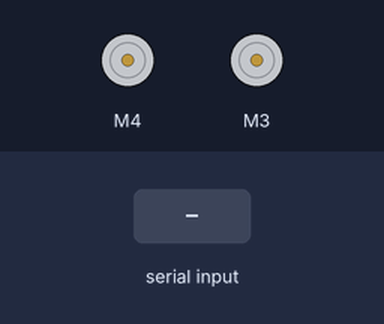
Recording of a sketch running on a simulated Arduino Uno, built with avr-gcc and run on an emulated ATmega328P. Shown: 2 × DC motor (green arrow = forward, orange = backward, longer = faster). The test bench sets the inputs (shaded band). What the sketch prints to the serial monitor is not drawn.

Above: at 1.2 s.
1.3 s: "F" received over the second serial link
At 2.2 s:
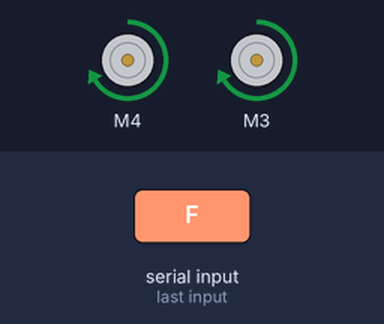
4.3 s: "B" received over the second serial link
At 5.0 s:
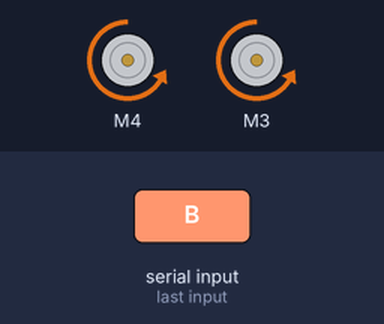
7.3 s: "L" received over the second serial link
At 8.4 s:
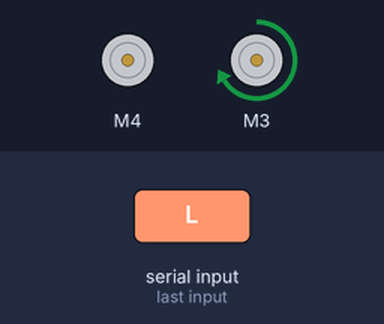
10.3 s: "R" received over the second serial link
At 10.9 s:
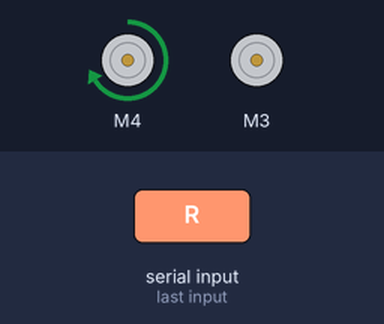
13.3 s: "I" received over the second serial link
At 14.3 s:
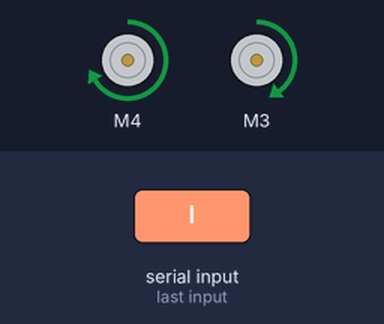
16.3 s: "G" received over the second serial link
At 17.2 s:
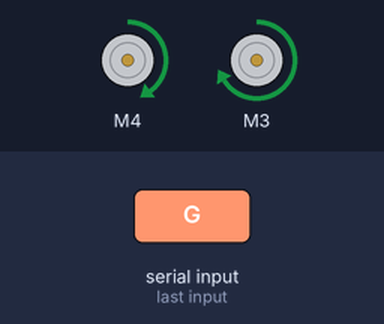
Timing chart, 0 to 66.8 s (numbered marks = the images above; inputs shaded):
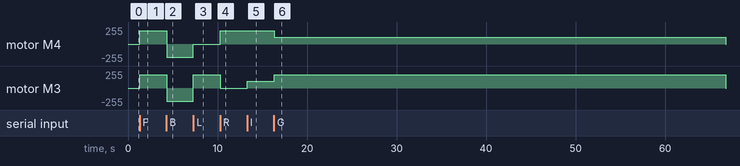

Measured:
- after the input at 1.3 s, motor M4, motor M3: stopped → forward 200/255 at once
- after the input at 4.3 s, motor M4, motor M3: forward 200/255 → backward 200/255 at once
- after the input at 7.3 s, motor M4: backward 200/255 → stopped after 0.01 s instead of 3.0 s; motor M3: backward 200/255 → forward 200/255 at once
- after the input at 10.3 s, motor M4: stopped → forward 200/255 at once; motor M3: forward 200/255 → stopped at once
- after the input at 13.3 s, motor M4: stays forward 200/255 (without the input it goes to stopped after 3.0 s); motor M3: stopped → forward 100/255 at once
- after the input at 16.3 s, motor M4: forward 200/255 → forward 100/255 at once; motor M3: forward 100/255 → forward 200/255 at once

The sketch:

Bluetooth_Car_Control.ino
```cpp
#include<AFMotor.h>
#include<SoftwareSerial.h>
SoftwareSerial pin(A0, A1);
char ch;
AF_DCMotor motor3(3), motor4(4);
void setup() {
  motor4.setSpeed(200);
  motor3.setSpeed(200);
  pin.begin(9600);
  Serial.begin(9600);
  Serial.println("MOTORRRRR car!!!!!!");

}

void loop() {

  if (pin.available())
  {
    ch = pin.read();
  }

  if (ch == 'F')forward();
  else if (ch == 'B') backward();
  else if (ch == 'L') left();
  else if (ch == 'R') right();
  else if (ch == 'I')
  {
    forwardright();
    motor4.setSpeed(150);
    motor3.setSpeed(200);
  }
  else if (ch == 'G' )
  {
    forwardleft();
    motor4.setSpeed(150);
    motor3.setSpeed(200);
  }
  else if (ch == 'H')
  {
    leftback();
    motor4.setSpeed(150);
    motor3.setSpeed(200);
  }
  else if (ch == 'J')
  {
    rightback();
    motor4.setSpeed(150);
    motor3.setSpeed(200);
  }

}
void forward()
{
  motor3.run(FORWARD);
  motor4.run(FORWARD);
  delay(20);
  // motor4.setSpeed(200);
  motor4.run(RELEASE);
  motor3.run(RELEASE);

}
void backward()
{
  motor4.run(BACKWARD);
  motor3.run(BACKWARD);
  delay(20);
  motor4.run(RELEASE);
  motor3.run(RELEASE);

}
void left()
{
  motor3.run(FORWARD);
  motor4.run(RELEASE);
  delay(20);
  motor3.run(RELEASE);

}
void right()
{
  motor3.run(RELEASE);
  motor4.run(FORWARD);
  delay(20);
  motor4.run(RELEASE);
}
void forwardright()
{
  motor3.run(FORWARD);
  motor4.run(FORWARD);
  motor4.setSpeed(200);
  motor3.setSpeed(100);
  delay(20);
  motor4.run(RELEASE);
  motor3.run(RELEASE);
}
void forwardleft()
{
  motor3.run(FORWARD);
  motor4.run(FORWARD);
  motor4.setSpeed(100);
  motor3.setSpeed(200);
  delay(20);
  motor4.run(RELEASE);
  motor3.run(RELEASE);
}
void leftback()
{
  motor3.run(BACKWARD);
  motor4.run(BACKWARD);
  motor4.setSpeed(100);
  motor3.setSpeed(200);
  delay(20);
  motor4.run(RELEASE);
  motor3.run(RELEASE);
}
void rightback()
{
  motor3.run(BACKWARD);
  motor4.run(BACKWARD);
  motor4.setSpeed(200);
  motor3.setSpeed(100);
  delay(20);
  motor4.run(RELEASE);
  motor3.run(RELEASE);
}
```
